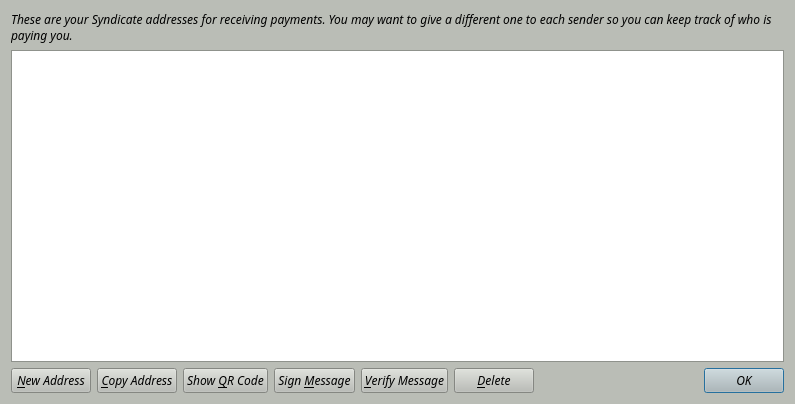
<?xml version="1.0" encoding="UTF-8"?>
<ui version="4.0">
 <class>AddressBookPage</class>
 <widget class="QWidget" name="AddressBookPage">
  <property name="geometry">
   <rect>
    <x>0</x>
    <y>0</y>
    <width>795</width>
    <height>404</height>
   </rect>
  </property>
  <property name="palette">
   <palette>
    <active>
     <colorrole role="WindowText">
      <brush brushstyle="SolidPattern">
       <color alpha="255">
        <red>0</red>
        <green>0</green>
        <blue>0</blue>
       </color>
      </brush>
     </colorrole>
     <colorrole role="Button">
      <brush brushstyle="SolidPattern">
       <color alpha="255">
        <red>186</red>
        <green>189</green>
        <blue>182</blue>
       </color>
      </brush>
     </colorrole>
     <colorrole role="Light">
      <brush brushstyle="SolidPattern">
       <color alpha="255">
        <red>255</red>
        <green>255</green>
        <blue>255</blue>
       </color>
      </brush>
     </colorrole>
     <colorrole role="Midlight">
      <brush brushstyle="SolidPattern">
       <color alpha="255">
        <red>220</red>
        <green>222</green>
        <blue>218</blue>
       </color>
      </brush>
     </colorrole>
     <colorrole role="Dark">
      <brush brushstyle="SolidPattern">
       <color alpha="255">
        <red>93</red>
        <green>94</green>
        <blue>91</blue>
       </color>
      </brush>
     </colorrole>
     <colorrole role="Mid">
      <brush brushstyle="SolidPattern">
       <color alpha="255">
        <red>124</red>
        <green>126</green>
        <blue>121</blue>
       </color>
      </brush>
     </colorrole>
     <colorrole role="Text">
      <brush brushstyle="SolidPattern">
       <color alpha="255">
        <red>0</red>
        <green>0</green>
        <blue>0</blue>
       </color>
      </brush>
     </colorrole>
     <colorrole role="BrightText">
      <brush brushstyle="SolidPattern">
       <color alpha="255">
        <red>255</red>
        <green>255</green>
        <blue>255</blue>
       </color>
      </brush>
     </colorrole>
     <colorrole role="ButtonText">
      <brush brushstyle="SolidPattern">
       <color alpha="255">
        <red>0</red>
        <green>0</green>
        <blue>0</blue>
       </color>
      </brush>
     </colorrole>
     <colorrole role="Base">
      <brush brushstyle="SolidPattern">
       <color alpha="255">
        <red>255</red>
        <green>255</green>
        <blue>255</blue>
       </color>
      </brush>
     </colorrole>
     <colorrole role="Window">
      <brush brushstyle="SolidPattern">
       <color alpha="255">
        <red>186</red>
        <green>189</green>
        <blue>182</blue>
       </color>
      </brush>
     </colorrole>
     <colorrole role="Shadow">
      <brush brushstyle="SolidPattern">
       <color alpha="255">
        <red>0</red>
        <green>0</green>
        <blue>0</blue>
       </color>
      </brush>
     </colorrole>
     <colorrole role="AlternateBase">
      <brush brushstyle="SolidPattern">
       <color alpha="255">
        <red>220</red>
        <green>222</green>
        <blue>218</blue>
       </color>
      </brush>
     </colorrole>
     <colorrole role="ToolTipBase">
      <brush brushstyle="SolidPattern">
       <color alpha="255">
        <red>255</red>
        <green>255</green>
        <blue>220</blue>
       </color>
      </brush>
     </colorrole>
     <colorrole role="ToolTipText">
      <brush brushstyle="SolidPattern">
       <color alpha="255">
        <red>0</red>
        <green>0</green>
        <blue>0</blue>
       </color>
      </brush>
     </colorrole>
    </active>
    <inactive>
     <colorrole role="WindowText">
      <brush brushstyle="SolidPattern">
       <color alpha="255">
        <red>0</red>
        <green>0</green>
        <blue>0</blue>
       </color>
      </brush>
     </colorrole>
     <colorrole role="Button">
      <brush brushstyle="SolidPattern">
       <color alpha="255">
        <red>186</red>
        <green>189</green>
        <blue>182</blue>
       </color>
      </brush>
     </colorrole>
     <colorrole role="Light">
      <brush brushstyle="SolidPattern">
       <color alpha="255">
        <red>255</red>
        <green>255</green>
        <blue>255</blue>
       </color>
      </brush>
     </colorrole>
     <colorrole role="Midlight">
      <brush brushstyle="SolidPattern">
       <color alpha="255">
        <red>220</red>
        <green>222</green>
        <blue>218</blue>
       </color>
      </brush>
     </colorrole>
     <colorrole role="Dark">
      <brush brushstyle="SolidPattern">
       <color alpha="255">
        <red>93</red>
        <green>94</green>
        <blue>91</blue>
       </color>
      </brush>
     </colorrole>
     <colorrole role="Mid">
      <brush brushstyle="SolidPattern">
       <color alpha="255">
        <red>124</red>
        <green>126</green>
        <blue>121</blue>
       </color>
      </brush>
     </colorrole>
     <colorrole role="Text">
      <brush brushstyle="SolidPattern">
       <color alpha="255">
        <red>0</red>
        <green>0</green>
        <blue>0</blue>
       </color>
      </brush>
     </colorrole>
     <colorrole role="BrightText">
      <brush brushstyle="SolidPattern">
       <color alpha="255">
        <red>255</red>
        <green>255</green>
        <blue>255</blue>
       </color>
      </brush>
     </colorrole>
     <colorrole role="ButtonText">
      <brush brushstyle="SolidPattern">
       <color alpha="255">
        <red>0</red>
        <green>0</green>
        <blue>0</blue>
       </color>
      </brush>
     </colorrole>
     <colorrole role="Base">
      <brush brushstyle="SolidPattern">
       <color alpha="255">
        <red>255</red>
        <green>255</green>
        <blue>255</blue>
       </color>
      </brush>
     </colorrole>
     <colorrole role="Window">
      <brush brushstyle="SolidPattern">
       <color alpha="255">
        <red>186</red>
        <green>189</green>
        <blue>182</blue>
       </color>
      </brush>
     </colorrole>
     <colorrole role="Shadow">
      <brush brushstyle="SolidPattern">
       <color alpha="255">
        <red>0</red>
        <green>0</green>
        <blue>0</blue>
       </color>
      </brush>
     </colorrole>
     <colorrole role="AlternateBase">
      <brush brushstyle="SolidPattern">
       <color alpha="255">
        <red>220</red>
        <green>222</green>
        <blue>218</blue>
       </color>
      </brush>
     </colorrole>
     <colorrole role="ToolTipBase">
      <brush brushstyle="SolidPattern">
       <color alpha="255">
        <red>255</red>
        <green>255</green>
        <blue>220</blue>
       </color>
      </brush>
     </colorrole>
     <colorrole role="ToolTipText">
      <brush brushstyle="SolidPattern">
       <color alpha="255">
        <red>0</red>
        <green>0</green>
        <blue>0</blue>
       </color>
      </brush>
     </colorrole>
    </inactive>
    <disabled>
     <colorrole role="WindowText">
      <brush brushstyle="SolidPattern">
       <color alpha="255">
        <red>93</red>
        <green>94</green>
        <blue>91</blue>
       </color>
      </brush>
     </colorrole>
     <colorrole role="Button">
      <brush brushstyle="SolidPattern">
       <color alpha="255">
        <red>186</red>
        <green>189</green>
        <blue>182</blue>
       </color>
      </brush>
     </colorrole>
     <colorrole role="Light">
      <brush brushstyle="SolidPattern">
       <color alpha="255">
        <red>255</red>
        <green>255</green>
        <blue>255</blue>
       </color>
      </brush>
     </colorrole>
     <colorrole role="Midlight">
      <brush brushstyle="SolidPattern">
       <color alpha="255">
        <red>220</red>
        <green>222</green>
        <blue>218</blue>
       </color>
      </brush>
     </colorrole>
     <colorrole role="Dark">
      <brush brushstyle="SolidPattern">
       <color alpha="255">
        <red>93</red>
        <green>94</green>
        <blue>91</blue>
       </color>
      </brush>
     </colorrole>
     <colorrole role="Mid">
      <brush brushstyle="SolidPattern">
       <color alpha="255">
        <red>124</red>
        <green>126</green>
        <blue>121</blue>
       </color>
      </brush>
     </colorrole>
     <colorrole role="Text">
      <brush brushstyle="SolidPattern">
       <color alpha="255">
        <red>93</red>
        <green>94</green>
        <blue>91</blue>
       </color>
      </brush>
     </colorrole>
     <colorrole role="BrightText">
      <brush brushstyle="SolidPattern">
       <color alpha="255">
        <red>255</red>
        <green>255</green>
        <blue>255</blue>
       </color>
      </brush>
     </colorrole>
     <colorrole role="ButtonText">
      <brush brushstyle="SolidPattern">
       <color alpha="255">
        <red>93</red>
        <green>94</green>
        <blue>91</blue>
       </color>
      </brush>
     </colorrole>
     <colorrole role="Base">
      <brush brushstyle="SolidPattern">
       <color alpha="255">
        <red>186</red>
        <green>189</green>
        <blue>182</blue>
       </color>
      </brush>
     </colorrole>
     <colorrole role="Window">
      <brush brushstyle="SolidPattern">
       <color alpha="255">
        <red>186</red>
        <green>189</green>
        <blue>182</blue>
       </color>
      </brush>
     </colorrole>
     <colorrole role="Shadow">
      <brush brushstyle="SolidPattern">
       <color alpha="255">
        <red>0</red>
        <green>0</green>
        <blue>0</blue>
       </color>
      </brush>
     </colorrole>
     <colorrole role="AlternateBase">
      <brush brushstyle="SolidPattern">
       <color alpha="255">
        <red>186</red>
        <green>189</green>
        <blue>182</blue>
       </color>
      </brush>
     </colorrole>
     <colorrole role="ToolTipBase">
      <brush brushstyle="SolidPattern">
       <color alpha="255">
        <red>255</red>
        <green>255</green>
        <blue>220</blue>
       </color>
      </brush>
     </colorrole>
     <colorrole role="ToolTipText">
      <brush brushstyle="SolidPattern">
       <color alpha="255">
        <red>0</red>
        <green>0</green>
        <blue>0</blue>
       </color>
      </brush>
     </colorrole>
    </disabled>
   </palette>
  </property>
  <property name="font">
   <font>
    <family>Sawasdee</family>
    <italic>true</italic>
   </font>
  </property>
  <property name="windowTitle">
   <string>Address Book</string>
  </property>
  <layout class="QVBoxLayout" name="verticalLayout">
   <item>
    <widget class="QLabel" name="labelExplanation">
     <property name="text">
      <string>These are your Syndicate addresses for receiving payments. You may want to give a different one to each sender so you can keep track of who is paying you.</string>
     </property>
     <property name="textFormat">
      <enum>Qt::PlainText</enum>
     </property>
     <property name="wordWrap">
      <bool>true</bool>
     </property>
    </widget>
   </item>
   <item>
    <widget class="QTableView" name="tableView">
     <property name="contextMenuPolicy">
      <enum>Qt::CustomContextMenu</enum>
     </property>
     <property name="toolTip">
      <string>Double-click to edit address or label</string>
     </property>
     <property name="tabKeyNavigation">
      <bool>false</bool>
     </property>
     <property name="selectionMode">
      <enum>QAbstractItemView::SingleSelection</enum>
     </property>
     <property name="selectionBehavior">
      <enum>QAbstractItemView::SelectRows</enum>
     </property>
     <property name="sortingEnabled">
      <bool>true</bool>
     </property>
     <attribute name="verticalHeaderVisible">
      <bool>false</bool>
     </attribute>
    </widget>
   </item>
   <item>
    <layout class="QHBoxLayout" name="horizontalLayout">
     <item>
      <widget class="QPushButton" name="newAddressButton">
       <property name="toolTip">
        <string>Create a new address</string>
       </property>
       <property name="text">
        <string>&amp;New Address</string>
       </property>
      </widget>
     </item>
     <item>
      <widget class="QPushButton" name="copyToClipboard">
       <property name="toolTip">
        <string>Copy the currently selected address to the system clipboard</string>
       </property>
       <property name="text">
        <string>&amp;Copy Address</string>
       </property>
      </widget>
     </item>
     <item>
      <widget class="QPushButton" name="showQRCode">
       <property name="text">
        <string>Show &amp;QR Code</string>
       </property>
      </widget>
     </item>
     <item>
      <widget class="QPushButton" name="signMessage">
       <property name="toolTip">
        <string>Sign a message to prove you own a Syndicate address</string>
       </property>
       <property name="text">
        <string>Sign &amp;Message</string>
       </property>
      </widget>
     </item>
     <item>
      <widget class="QPushButton" name="verifyMessage">
       <property name="toolTip">
        <string>Verify a message to ensure it was signed with a specified Syndicate address</string>
       </property>
       <property name="text">
        <string>&amp;Verify Message</string>
       </property>
      </widget>
     </item>
     <item>
      <widget class="QPushButton" name="deleteButton">
       <property name="toolTip">
        <string>Delete the currently selected address from the list</string>
       </property>
       <property name="text">
        <string>&amp;Delete</string>
       </property>
      </widget>
     </item>
     <item>
      <spacer name="horizontalSpacer">
       <property name="orientation">
        <enum>Qt::Horizontal</enum>
       </property>
       <property name="sizeHint" stdset="0">
        <size>
         <width>40</width>
         <height>20</height>
        </size>
       </property>
      </spacer>
     </item>
     <item>
      <widget class="QDialogButtonBox" name="buttonBox">
       <property name="sizePolicy">
        <sizepolicy hsizetype="Maximum" vsizetype="Fixed">
         <horstretch>0</horstretch>
         <verstretch>0</verstretch>
        </sizepolicy>
       </property>
       <property name="standardButtons">
        <set>QDialogButtonBox::Ok</set>
       </property>
      </widget>
     </item>
    </layout>
   </item>
  </layout>
 </widget>
 <resources/>
 <connections/>
</ui>
